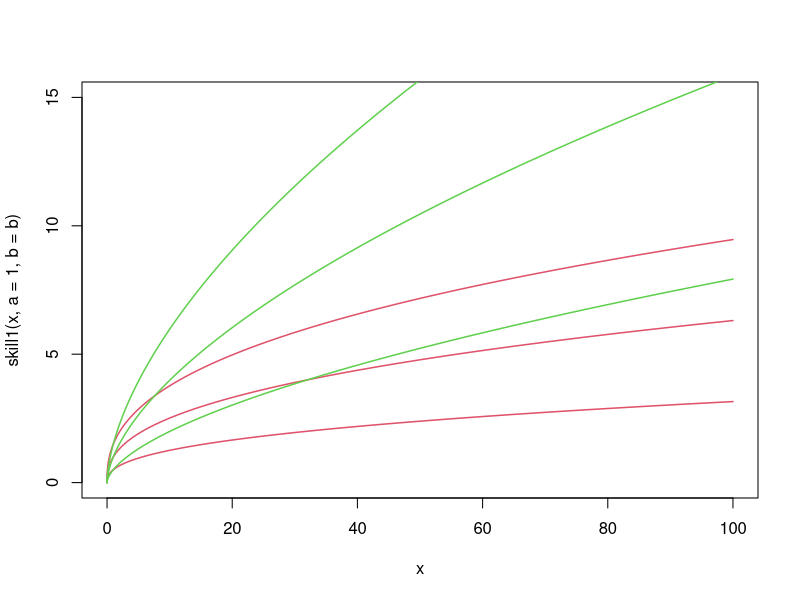
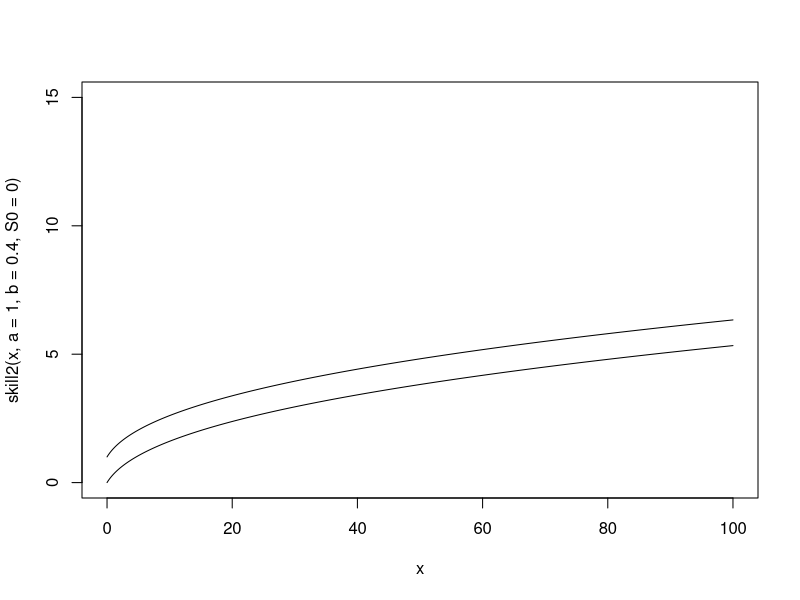
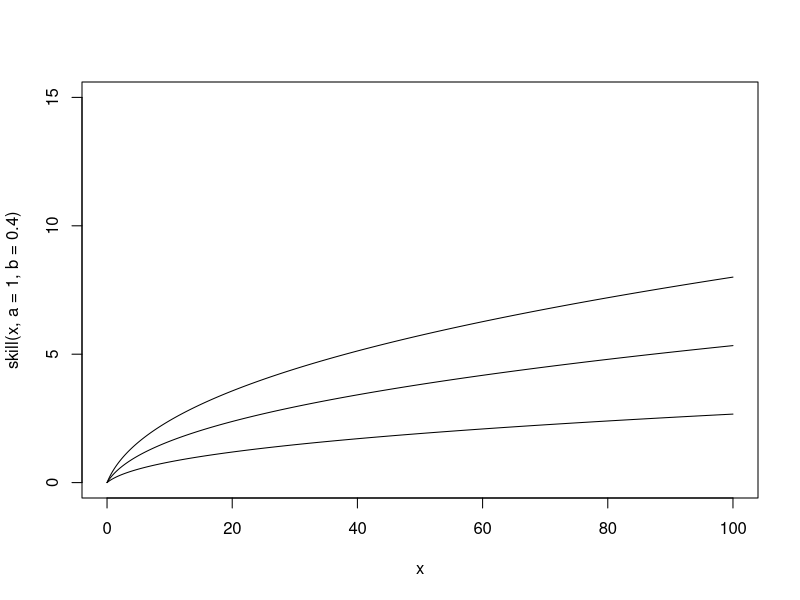
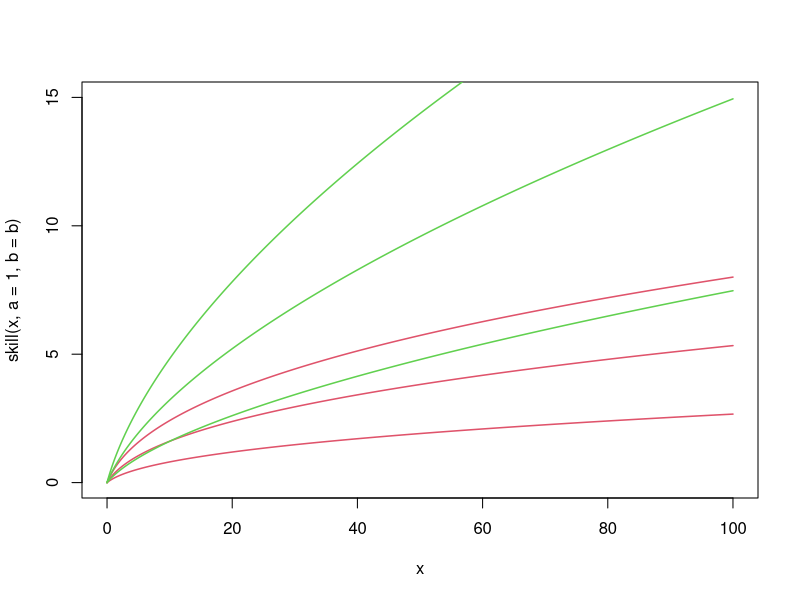
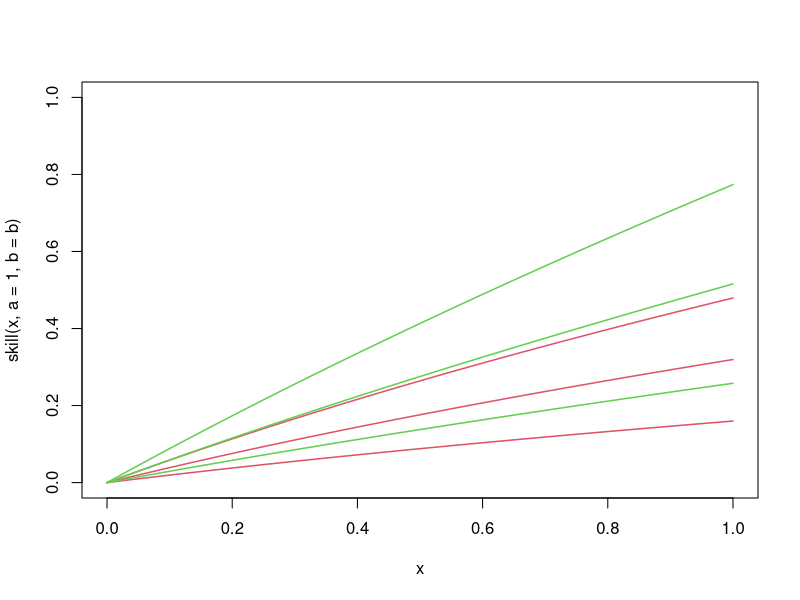
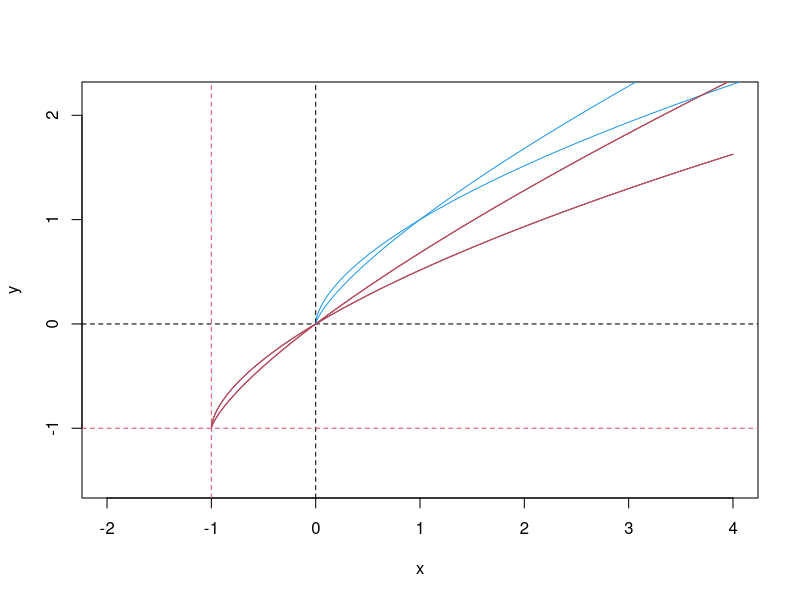

These charts were generated, in order, by the following R code:
#first diminishing returns function, pretty straighforward, power law for 0<b<1
skill1<-function(x,a,b){a*x^b}

b<-0.4
col=2
lwd=1.5
curve(skill1(x,a=1.0,b=b),from=0,100,ylim=c(0,15),n=10001,col=col,lwd=lwd)
curve(skill1(x,a=1.5,b=b),add=T,n=10001,col=col,lwd=lwd)
curve(skill1(x,a=0.5,b=b),add=T,n=10001,col=col,lwd=lwd)

b<-0.6
col=3
lwd=1.5
curve(skill1(x,a=1.0,b=b),add=T,n=10001,col=col,lwd=lwd)
curve(skill1(x,a=1.5,b=b),add=T,n=10001,col=col,lwd=lwd)
curve(skill1(x,a=0.5,b=b),add=T,n=10001,col=col,lwd=lwd)
#They also cross so why not to go with the one that does +1 in there

#It has a little awkward property S′(e)→∞ as e→0.
skill2<-function(x,a,b,S0){S0+a*((1+x)^b-1)}

#This just adds constant
curve(skill2(x,a=1,b=0.4,S0=0),from=0,100,ylim=c(0,15),n=10001)
curve(skill2(x,a=1,b=0.4,S0=1),n=10001,add=T)

#So I will do it without s0
skill<-function(x,a,b){a*((1+x)^b-1)}

curve(skill(x,a=1,b=0.4),from=0,100,ylim=c(0,15),n=10001)
curve(skill(x,a=1.5,b=0.4),add=T,n=10001)
curve(skill(x,a=0.5,b=0.4),add=T,n=10001)

#This is nice
b<-0.4
col=2
lwd=1.5
curve(skill(x,a=1.0,b=b),from=0,100,ylim=c(0,15),n=10001,col=col,lwd=lwd)
curve(skill(x,a=1.5,b=b),add=T,n=10001,col=col,lwd=lwd)
curve(skill(x,a=0.5,b=b),add=T,n=10001,col=col,lwd=lwd)

b<-0.6
col=3
lwd=1.5
curve(skill(x,a=1.0,b=b),add=T,n=10001,col=col,lwd=lwd)
curve(skill(x,a=1.5,b=b),add=T,n=10001,col=col,lwd=lwd)
curve(skill(x,a=0.5,b=b),add=T,n=10001,col=col,lwd=lwd)

#Since in the first experiment at least, we set the maximum investment time to 1, we need to check how these things look on that scale
b<-0.4
col=2
lwd=1.5
curve(skill(x,a=1.0,b=b),from=0,1,ylim=c(0,1),n=10001,col=col,lwd=lwd)
curve(skill(x,a=1.5,b=b),add=T,n=10001,col=col,lwd=lwd)
curve(skill(x,a=0.5,b=b),add=T,n=10001,col=col,lwd=lwd)

b<-0.6
col=3
lwd=1.5
curve(skill(x,a=1.0,b=b),add=T,n=10001,col=col,lwd=lwd)
curve(skill(x,a=1.5,b=b),add=T,n=10001,col=col,lwd=lwd)
curve(skill(x,a=0.5,b=b),add=T,n=10001,col=col,lwd=lwd)

#Ok, here ii does not have at first sight so nice diminishing returns profile (mathematically these things will be equivalent, nevertheless what will be important is the power coefficient and the total time, maybe we will eventually reduce it to a single parameter, but for now, just going with "50" years budget is fine)

#The function we use is just equivalent to y=x^b when we subtract 1 from both x and y. This makes it go nicely through the 0,0, point with finite derivations. This is what it is visually
b<-0.6
x<-seq(-2,4,l=1001)
y<-(1+x)^b-1

plot(x,y,type="l",asp=1)

x<-seq(0,5,l=1001)
y<-x^b

lines(x,y,col=4)
abline(h=0,lty=2)
abline(v=0,lty=2)
abline(h=-1,lty=2,col=2)
abline(v=-1,lty=2,col=2)

lines(x-1,y-1,lty=1,col=2)

#Alternatives
b<-0.75
x<-seq(-2,4,l=1001)
y<-(1+x)^b-1
lines(x,y)

x<-seq(0,5,l=1001)
y<-x^b
lines(x,y,col=4)
lines(x-1,y-1,lty=1,col=2)





#Is b inherent to the tournament? What it affects?

#And now I am looking at the utility function, which is just "the total mass of people I beat as recognized by others", whatever it means. I will figure it out

#Also figure out the correlations between tournaments
